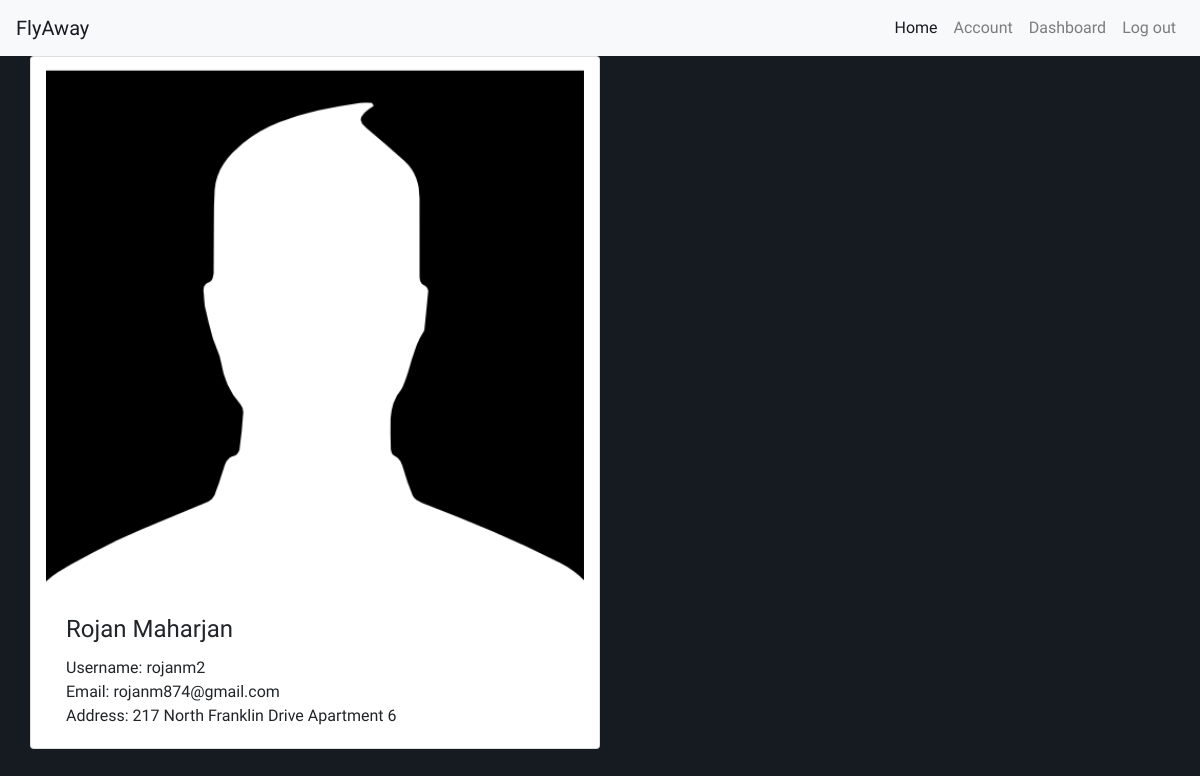
/useraccount.php (signed in), run on the app's committed database.
### tables this page shows
CREATE TABLE `userinformation` (
  `userID` int(11) NOT NULL,
  `Username` varchar(30) NOT NULL,
  `Password` varchar(30) NOT NULL,
  `Firstname` varchar(30) NOT NULL,
  `Lastname` varchar(30) NOT NULL,
  `Email` varchar(50) NOT NULL,
  `Address` varchar(100) NOT NULL
);

### useraccount.php (the view, shortened to what this page needs)
<?php
include 'connection.php';
if (isset($_SESSION['Username'])) {
    $accountinfo=$_SESSION['Username'];
    $result = mysqli_query($conn,"select userID, Username, Password, Firstname, Lastname, Email, Address FROM userinformation WHERE Username = '$accountinfo' ");
    while ($row = $result->fetch_assoc()) {
        $username = $row["Username"];
        $firstname = $row["Firstname"];
        $lastname = $row["Lastname"];
        $email = $row["Email"];
        $address = $row["Address"];
   }
}
?>
<html>
    <head>
        <link rel="stylesheet" href="css/bootstrap.min.css">
        <link rel="stylesheet" href="https://maxcdn.bootstrapcdn.com/bootstrap/4.2.1/css/bootstrap.min.css">
        <link rel="stylesheet" href="https://www.w3schools.com/lib/w3-colors-flat.css">
    </head>
    <body style="font-family: 'Yatra One'; background-color: #161b21">
        <nav class="navbar navbar-expand-sm navbar-light bg-light " >
            <a class="navbar-brand" href="index.php" style="color:#161b21 ">FlyAway</a>
            <div class="collapse navbar-collapse" id="collapsibleNavId">
                <ul class="navbar-nav ml-auto mt-2 mt-lg-0">
                    <li class="nav-item active">
                        <a class="nav-link" href="index.php" style="color:#161b21 ">Home <span class="sr-only">(current)</span></a>
                    </li>
                    <?php
                    if (isset($_SESSION['Username']))
                    {
                        echo ' <div class="nav-item "> <a class="nav-link" href="useraccount.php" style="color#161b21">Account</a></div>';
                        echo ' <div class="nav-item "> <a class="nav-link" href="dashboard.php" style="color#161b21">Dashboard</a></div>';
                        echo ' <div class="nav-item "> <a class="nav-link" href="logout.php" style="color#161b21">Log out</a></div>';
                    }
                    else
                    {
                        echo ' <div class="nav-item "> <a class="nav-link" href="Signup.php" style="color#161b21">Sign up or Log in</a></div>';
                    }
                    ?>
                </ul>
            </div>
        </nav>
<div class="container">
    <div class="row">
        <div class="card col-md-6" style="width: 18rem; align-content: center">
            <img class="card-img-top" src="images/userimg.png" alt="Card image cap">
            <div class="card-body">
                <h4 class="card-title"><?php echo $firstname . " " . $lastname ?>
                </h4>
                <p class="card-text"><?php
                    echo 'Username: ' . $username;
                    echo '<br>Email: ' . $email;
                    echo '<br>Address: ' . $address;
                    ?></p>
            </div>
        </div>
    </div>
</div>
    </body>
</html>

### data on the page
userinformation: Firstname "Rojan", Lastname "Maharjan", Username "rojanm2", Email "rojanm874@gmail.com", Address "217 North Franklin Drive Apartment 6"
